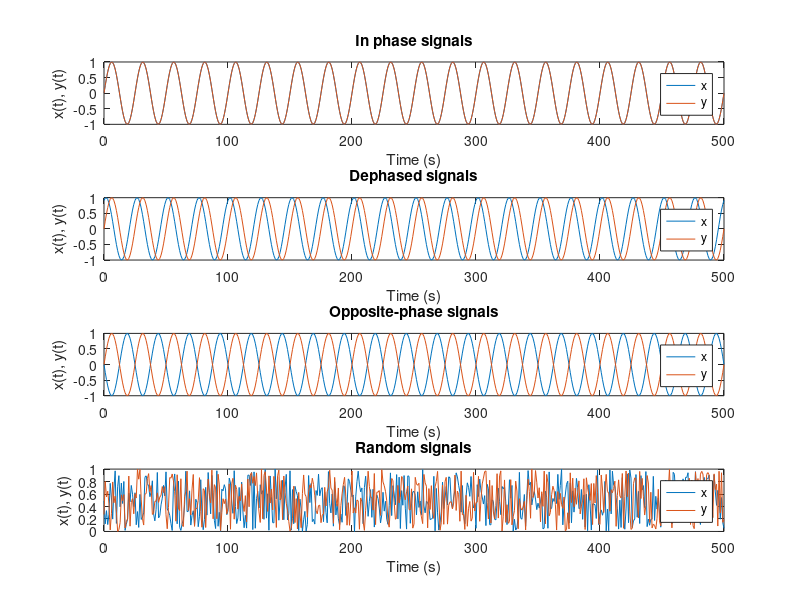

Here is the MATLAB script that generated this plot: (Note: this script raises an error after producing the figure.)
clearvars; clc; close all;

%%%%%%%%%%%%%%%%%%%%%%%%%% SAMPLE SIGNALS %%%%%%%%%%%%%%%%%%%%%%%%%%
% Creation of sample signals
n = 250;
f=1/n;
t=0:f:2;

% In phase
x1=sin(2*pi*10*t);
y1=sin(2*pi*10*t);
% Out of phase
x3=sin(2*pi*10*t+20);
y3=sin(2*pi*10*t);
% Opposite phase
x2=sin(-2*pi*10*t);
y2=sin(2*pi*10*t);
% Random
x4=rand(1,501);
y4=rand(1,501);

figure;
times = (0:500);
subplot(411)
plot(times,x1);
hold();
plot(times,y1);
xlabel('Time (s)');
ylabel('x(t), y(t)');
legend('x', 'y')
title('In phase signals');
subplot(412)
plot(times,x3);
hold();
plot(times,y3);
xlabel('Time (s)');
ylabel('x(t), y(t)');
legend('x', 'y')
title('Dephased signals');
subplot(413)
plot(times,x2);
hold();
plot(times,y2);
xlabel('Time (s)');
ylabel('x(t), y(t)');
legend('x', 'y')
title('Opposite-phase signals');
subplot(414)
plot(times,x4);
hold();
plot(times,y4);
xlabel('Time (s)');
ylabel('x(t), y(t)');
legend('x', 'y')
title('Random signals');
set(gcf, 'units','normalized','outerposition',[0 0 1 1])

% Creation of a window containing the sample signals
wind = window(n, 0);
dat = horzcat(x1.',y1.',x2.',y2.',x3.',y3.',x4.',y4.');

%%%%%%%%%%%%%%%%%%%%%%%% CROSS-CORRELATION %%%%%%%%%%%%%%%%%%%%%%%%%
% Computation of the cross-correlation
cross = crossCorrelation();
cross_corr_dat1 = cross.association(wind,dat(:,1),dat(:,2));
cross_corr_dat3 = cross.association(wind,dat(:,5),dat(:,6));
cross_corr_dat2 = cross.association(wind,dat(:,3),dat(:,4));
cross_corr_dat4 = cross.association(wind,dat(:,7),dat(:,8));

lag = -cross.Max_lag:cross.Max_lag;
figure;
subplot(411)
plot(lag, cross_corr_dat1.Value)
ylabel('Cross-correlation'); xlabel('Lag (s)')
title('Cross-correlation of in-phase signals')
subplot(412)
plot(lag, cross_corr_dat3.Value)
ylabel('Cross-correlation'); xlabel('Lag (s)')
title('Cross-correlation of dephased signals')
subplot(413)
plot(lag, cross_corr_dat2.Value)
ylabel('Cross-correlation'); xlabel('Lag (s)')
title('Cross-correlation of opposite-phase signals')
subplot(414)
plot(lag, cross_corr_dat4.Value)
ylabel('Cross-correlation'); xlabel('Lag (s)')
title('Cross-correlation of random signals')
set(gcf, 'units','normalized','outerposition',[0 0 1 1])

% Computation of the Fisher Transform of the cross-correlation
cross_corr_dat1 = cross.FTmeasure(wind,dat(:,1),dat(:,2));
cross_corr_dat3 = cross.FTmeasure(wind,dat(:,5),dat(:,6));
cross_corr_dat2 = cross.FTmeasure(wind,dat(:,3),dat(:,4));
cross_corr_dat4 = cross.FTmeasure(wind,dat(:,7),dat(:,8));

lag = -cross.Max_lag:cross.Max_lag;
figure;
subplot(411)
plot(lag, cross_corr_dat1)
ylabel('Fisher Transform'); xlabel('Lag (s)')
title('Fisher Transform of the cross-correlation for in-phase signals')
subplot(412)
plot(lag, cross_corr_dat3)
ylabel('Fisher Transform'); xlabel('Lag (s)')
title('Fisher Transform of the cross-correlation for dephased signals')
subplot(413)
plot(lag, cross_corr_dat2)
ylabel('Fisher Transform'); xlabel('Lag (s)')
title('Fisher Transform of the cross-correlation for opposite-phase signals')
subplot(414)
plot(lag, cross_corr_dat4)
ylabel('Fisher Transform'); xlabel('Lag (s)')
title('Fisher Transform of the cross-correlation for random signals')
set(gcf, 'units','normalized','outerposition',[0 0 1 1])

%%%%%%%%%%%%%%%%%%% CORRECTED CROSS-CORRELATION %%%%%%%%%%%%%%%%%%%%

% Computation of the corrected cross-correlation
corr = correctedCrossCorrelation();
corr_cross_corr_dat1 = corr.association(wind,dat(:,1),dat(:,2));
corr_cross_corr_dat2 = corr.association(wind,dat(:,3),dat(:,4));
corr_cross_corr_dat3 = corr.association(wind,dat(:,5),dat(:,6));
corr_cross_corr_dat4 = corr.association(wind,dat(:,7),dat(:,8));

lag = 1:cross.Max_lag;
figure;
subplot(411)
plot(lag, corr_cross_corr_dat1.Value)
ylabel('Corected cross-correlation'); xlabel('Lag (s)')
title('Corrected cross-correlation of in-phase signals')
subplot(412)
plot(lag, corr_cross_corr_dat3.Value)
ylabel('Corrected cross-correlation'); xlabel('Lag (s)')
title('Corrected cross-correlation of dephased signals')
subplot(413)
plot(lag, corr_cross_corr_dat2.Value)
ylabel('Corrected cross-correlation'); xlabel('Lag (s)')
title('Corrected cross-correlation of opposite-phase signals')
subplot(414)
plot(lag, corr_cross_corr_dat4.Value)
ylabel('Corrected cross-correlation'); xlabel('Lag (s)')
title('Corrected cross-correlation of random signals')
set(gcf, 'units','normalized','outerposition',[0 0 1 1])

% Computation of the Fisher Transform of the corrected cross-correlation
cross_corr_dat1 = corr.FTmeasure(wind,dat(:,1),dat(:,2));
cross_corr_dat2 = corr.FTmeasure(wind,dat(:,3),dat(:,4));
cross_corr_dat3 = corr.FTmeasure(wind,dat(:,5),dat(:,6));
cross_corr_dat4 = corr.FTmeasure(wind,dat(:,7),dat(:,8));

lag = 1:cross.Max_lag;
figure;
subplot(411)
plot(lag, cross_corr_dat1)
ylabel('Fisher Transform'); xlabel('Lag (s)')
title('Fisher Transform of the corrected cross-correlation for in-phase signals')
subplot(412)
plot(lag, cross_corr_dat3)
ylabel('Fisher Transform'); xlabel('Lag (s)')
title('Fisher Transform of the corrected cross-correlation for dephased signals')
subplot(413)
plot(lag, cross_corr_dat2)
ylabel('Fisher Transform'); xlabel('Lag (s)')
title('Fisher Transform of the corrected cross-correlation for opposite-phase signals')
subplot(414)
plot(lag, cross_corr_dat4)
ylabel('Fisher Transform'); xlabel('Lag (s)')
title('Fisher Transform of the corrected cross-correlation for random signals')
set(gcf, 'units','normalized','outerposition',[0 0 1 1])